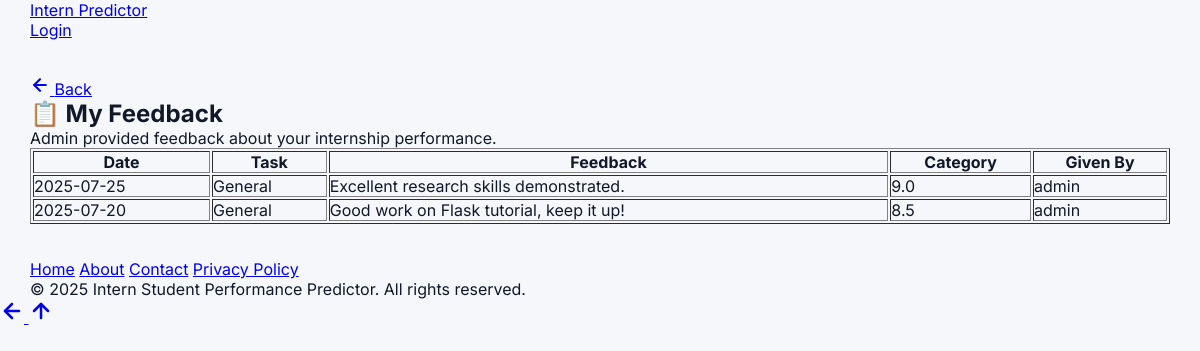
Screenshot of /student/feedback (signed in) with the database file from the repository.
### tables this page shows
CREATE TABLE feedback (
            id INTEGER PRIMARY KEY AUTOINCREMENT,
            task_id INTEGER, -- Can be NULL if general feedback
            student_id INTEGER NOT NULL, -- Link to student
            admin_id INTEGER NOT NULL, -- FK to users.id (admin)
            score REAL, -- e.g., 1-10 (general feedback score) - this might be redundant with category now
            comments TEXT,
            feedback_date TEXT NOT NULL, -- YYYY-MM-DD
            feedback_category TEXT, -- Re-added: 'Excellent', 'Good', 'Average', 'Poor'
            FOREIGN KEY (task_id) REFERENCES tasks(id),
            FOREIGN KEY (student_id) REFERENCES students(id),
            FOREIGN KEY (admin_id) REFERENCES users(id)
        );

CREATE TABLE users (
            id INTEGER PRIMARY KEY AUTOINCREMENT,
            username TEXT UNIQUE NOT NULL,
            password TEXT NOT NULL,
            role TEXT NOT NULL
        );

### app.py (the view)
@app.route('/student/feedback') # This is for admin-to-student feedback
def intern_feedback():
    if not is_intern_logged_in():
        return redirect(url_for('login'))
    conn = sqlite3.connect(DATABASE)
    cursor = conn.cursor()
    cursor.execute("SELECT id FROM students WHERE user_id = ?", (session['user_id'],))
    student_id_row = cursor.fetchone()
    feedback_records = []
    if student_id_row:
        current_student_db_id = student_id_row[0]
        cursor.execute('''
            SELECT f.comments, f.score, f.feedback_date, t.title AS task_title, u.username AS admin_username, f.id AS feedback_id, f.feedback_category
            FROM feedback f
            LEFT JOIN tasks t ON f.task_id = t.id
            JOIN users u ON f.admin_id = u.id
            WHERE f.student_id = ? ORDER BY f.feedback_date DESC
        ''', (current_student_db_id,))
        feedback_records = cursor.fetchall()
    conn.close()
    return render_template('intern_feedback.html', username=session['username'], feedback_records=feedback_records)

### app.py (called while the page is built)
def is_intern_logged_in():
    return 'role' in session and session['role'] == 'intern'

### templates/intern_feedback.html (shortened to what this page needs)
{% extends "base.html" %}
{% block content %}
<h2>📋 My Feedback</h2>
<p>Admin provided feedback about your internship performance.</p>
{% if feedback_records %}
<table border="1" width="100%" cellpadding="8">
    <tr>
        <th>Date</th>
        <th>Task</th>
        <th>Feedback</th>
        <th>Category</th>
        <th>Given By</th>
    </tr>
    {% for row in feedback_records %}
    <tr>
        <td>{{ row[2] }}</td>
        <td>
            {% if row[3] %}
                {{ row[3] }}
            {% else %}
                General
            {% endif %}
        </td>
        <td>{{ row[0] }}</td>
        <td>{{ row[1] }}</td>
        <td>{{ row[4] }}</td>
    </tr>
    {% endfor %}
</table>
{% else %}
<p>No feedback received yet.</p>
{% endif %}
{% endblock %}

### static/css/style.css (style rules this page uses)
:root { --bg-main: #f5f7fb; --bg-secondary: #ffffff; --card-bg: #ffffff; --border-color: #e5e7eb; --text-primary: #111827; --text-secondary: #6b7280; --primary: #2563eb; --primary-light: #3b82f6; --success: #10b981; --warning: #f59e0b; --danger: #ef4444; --purple: #8b5cf6; --teal: #14b8a6; --pink: #ec4899; --gray: #9ca3af; --radius-sm: 8px; --radius-md: 14px; --radius-lg: 20px; --shadow-sm: 0 4px 12px rgba(0,0,0,0.06); --shadow-md: 0 10px 30px rgba(0,0,0,0.08); --font-main: 'Inter', system-ui, sans-serif; }
* { margin: 0; padding: 0; box-sizing: border-box; }
body { font-family: var(--font-main); background: var(--bg-main); color: var(--text-primary); min-height: 100vh; }

### rows the page displays
feedback: feedback_date "2025-07-25", comments "Excellent research skills demonstrated.", score "9.0", username "admin"
feedback: feedback_date "2025-07-20", comments "Good work on Flask tutorial, keep it up!", score "8.5", username "admin"
